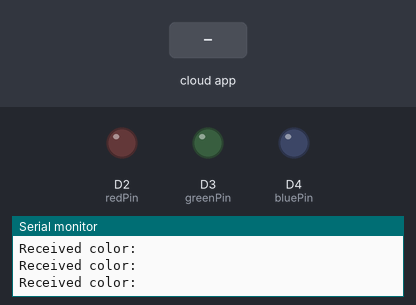
A sketch run on a simulated Arduino MKR. On the bench: output pins drawn as LEDs (lit = HIGH), the last lines printed to the serial monitor. Inputs (shaded band) come from the test bench. WiFi joins after 1.5 s; servers stay silent unless stated; the Firebase database answers and starts empty.

Above: at 3.0 s.
3.1 s: the phone or cloud app sets color to red
At 4.3 s:
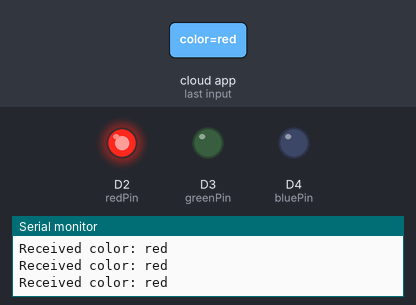
4.7 s: the phone or cloud app sets color to green
At 5.5 s:
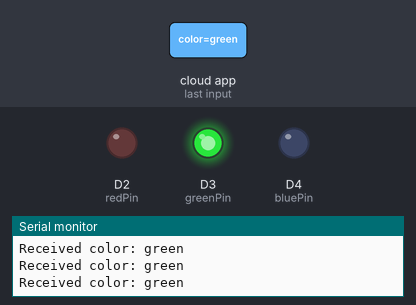
6.2 s: the phone or cloud app sets color to blue
At 6.7 s:
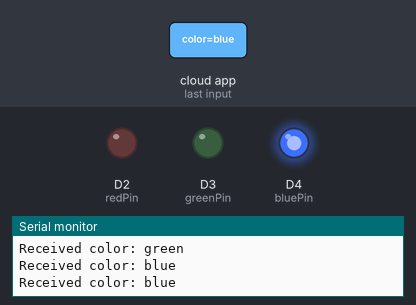
Timing chart, 0 to 9.2 s (numbered marks = the images above; inputs shaded):
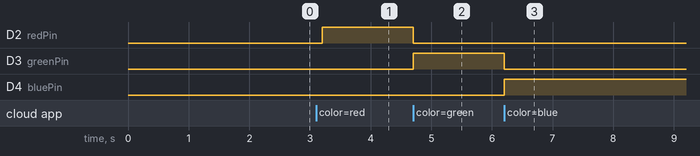

The sketch:

nano.ino
```cpp
#include <WiFiNINA.h>
#include <Firebase_Arduino_WiFiNINA.h>
#include "Secrets.h"

// WiFi credentials
#define WIFI_SSID SECRET_SSID
#define WIFI_PASSWORD SECRET_PASS

// Firebase credentials
#define FIREBASE_HOST HOST
#define FIREBASE_AUTH SECRET_KEY // Use your database secret from Firebase

// LED pins
const int redPin = 2;
const int greenPin = 3;
const int bluePin = 4;

// Firebase reference
FirebaseData firebaseData;

void setup() {
  Serial.begin(9600);
  pinMode(redPin, OUTPUT);
  pinMode(greenPin, OUTPUT);
  pinMode(bluePin, OUTPUT);

  // Connect to WiFi
  Serial.print("Connecting to WiFi");
  int status = WL_IDLE_STATUS;
  while (status != WL_CONNECTED) {
    status = WiFi.begin(WIFI_SSID, WIFI_PASSWORD);
    Serial.print(".");
    delay(300);
  }
  Serial.println();
  Serial.print("Connected with IP: ");
  Serial.println(WiFi.localIP());

  // Initialize Firebase
  Firebase.begin(FIREBASE_HOST, FIREBASE_AUTH, WIFI_SSID, WIFI_PASSWORD);
  Firebase.reconnectWiFi(true);
  Serial.println("Connected to Firebase");
}

void loop() {
  if (Firebase.getString(firebaseData, "/ledControl/color")) {
    String color = firebaseData.stringData();
    Serial.print("Received color: ");
    Serial.println(color);
    toggleLED(color);
  } else {
    Serial.println("Failed to get color from Firebase");
    Serial.println(firebaseData.errorReason());
  }
  delay(100);
}

void toggleLED(String color) {
  // Turn off all LEDs initially
  digitalWrite(redPin, LOW);
  digitalWrite(greenPin, LOW);
  digitalWrite(bluePin, LOW);

  // Turn on the LED according to the color received
  if (color == "red") {
    digitalWrite(redPin, HIGH);
  } else if (color == "green") {
    digitalWrite(greenPin, HIGH);
  } else if (color == "blue") {
    digitalWrite(bluePin, HIGH);
  } else if (color == "off") {
    // Turn off all LEDs if "off" command is received
    digitalWrite(redPin, LOW);
    digitalWrite(greenPin, LOW);
    digitalWrite(bluePin, LOW);
    Serial.println("All LEDs turned off");
  }
}
```

Secrets.h
```cpp
#define SECRET_SSID "sudhanshu"
#define SECRET_PASS "sudhanshu"
#define HOST "traffic-light-43560-default-rtdb.firebaseio.com"
#define SECRET_KEY "7922f092c63c3819f45aeacb168d8da79f41ccb1"
```

Measured:
- after the input at 3.1 s, D2 (redPin): LOW → HIGH after 0.10 s
- after the input at 4.7 s, D2 (redPin): HIGH → LOW at once; D3 (greenPin): LOW → HIGH at once
- after the input at 6.2 s, D3 (greenPin): HIGH → LOW at once; D4 (bluePin): LOW → HIGH at once
